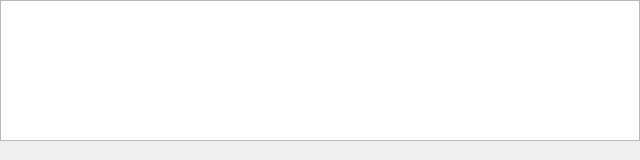
<?xml version="1.0" encoding="UTF-8"?>
<ui version="4.0">
 <class>MainWindow</class>
 <widget class="QMainWindow" name="MainWindow">
  <property name="geometry">
   <rect>
    <x>0</x>
    <y>0</y>
    <width>640</width>
    <height>160</height>
   </rect>
  </property>
  <property name="windowTitle">
   <string>MungoServer - Micro HTTP Server For Mungo</string>
  </property>
  <property name="windowOpacity">
   <double>0.750000000000000</double>
  </property>
  <widget class="QWidget" name="centralWidget">
   <property name="minimumSize">
    <size>
     <width>0</width>
     <height>0</height>
    </size>
   </property>
   <property name="maximumSize">
    <size>
     <width>16777215</width>
     <height>16777215</height>
    </size>
   </property>
   <layout class="QGridLayout" name="gridLayout_2">
    <property name="leftMargin">
     <number>0</number>
    </property>
    <property name="topMargin">
     <number>0</number>
    </property>
    <property name="rightMargin">
     <number>0</number>
    </property>
    <property name="bottomMargin">
     <number>0</number>
    </property>
    <item row="0" column="0">
     <widget class="QPlainTextEdit" name="console">
      <property name="readOnly">
       <bool>true</bool>
      </property>
     </widget>
    </item>
   </layout>
  </widget>
  <widget class="QStatusBar" name="statusBar">
   <property name="sizeGripEnabled">
    <bool>false</bool>
   </property>
  </widget>
 </widget>
 <layoutdefault spacing="6" margin="11"/>
 <resources/>
 <connections/>
</ui>
